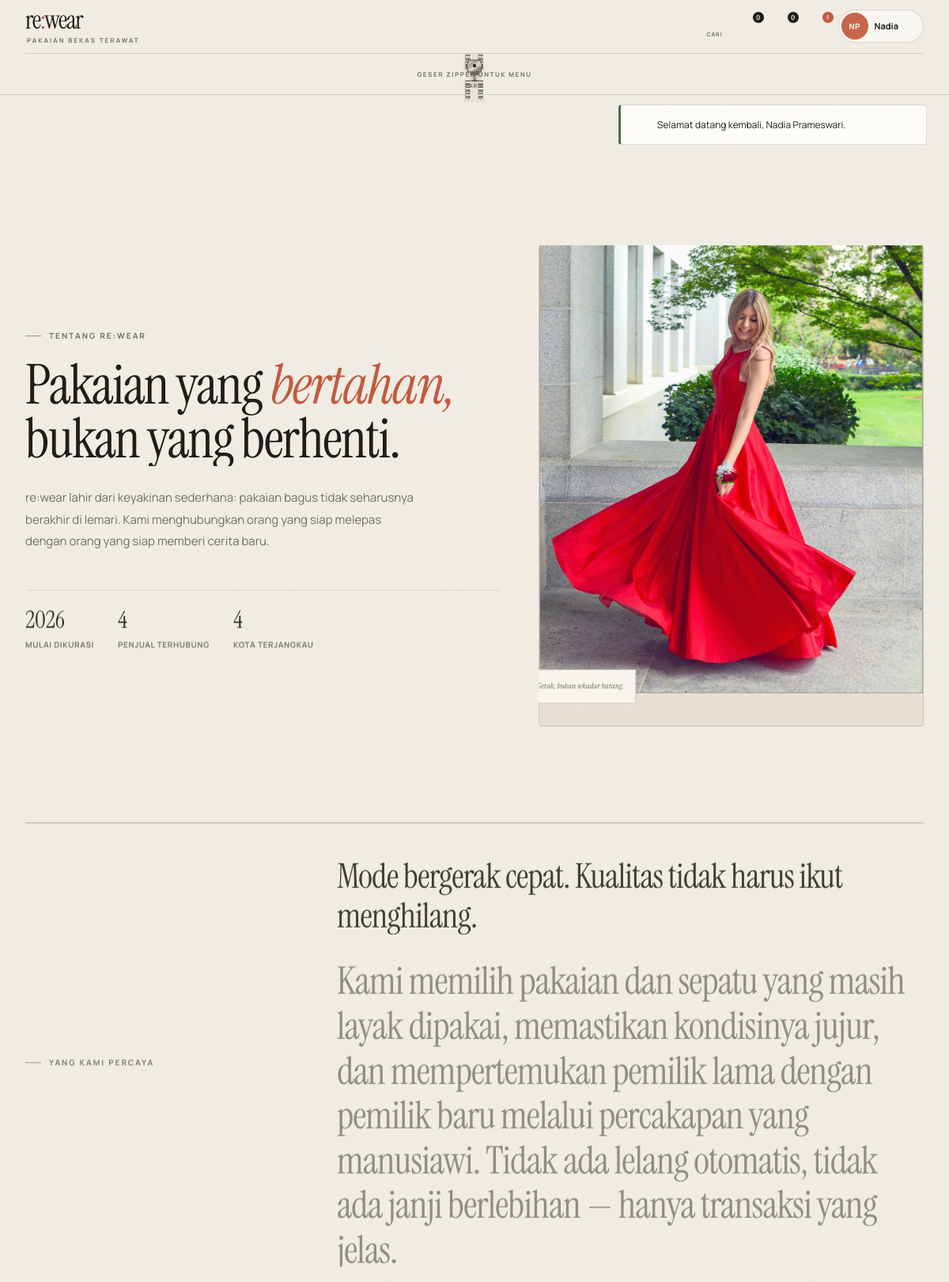
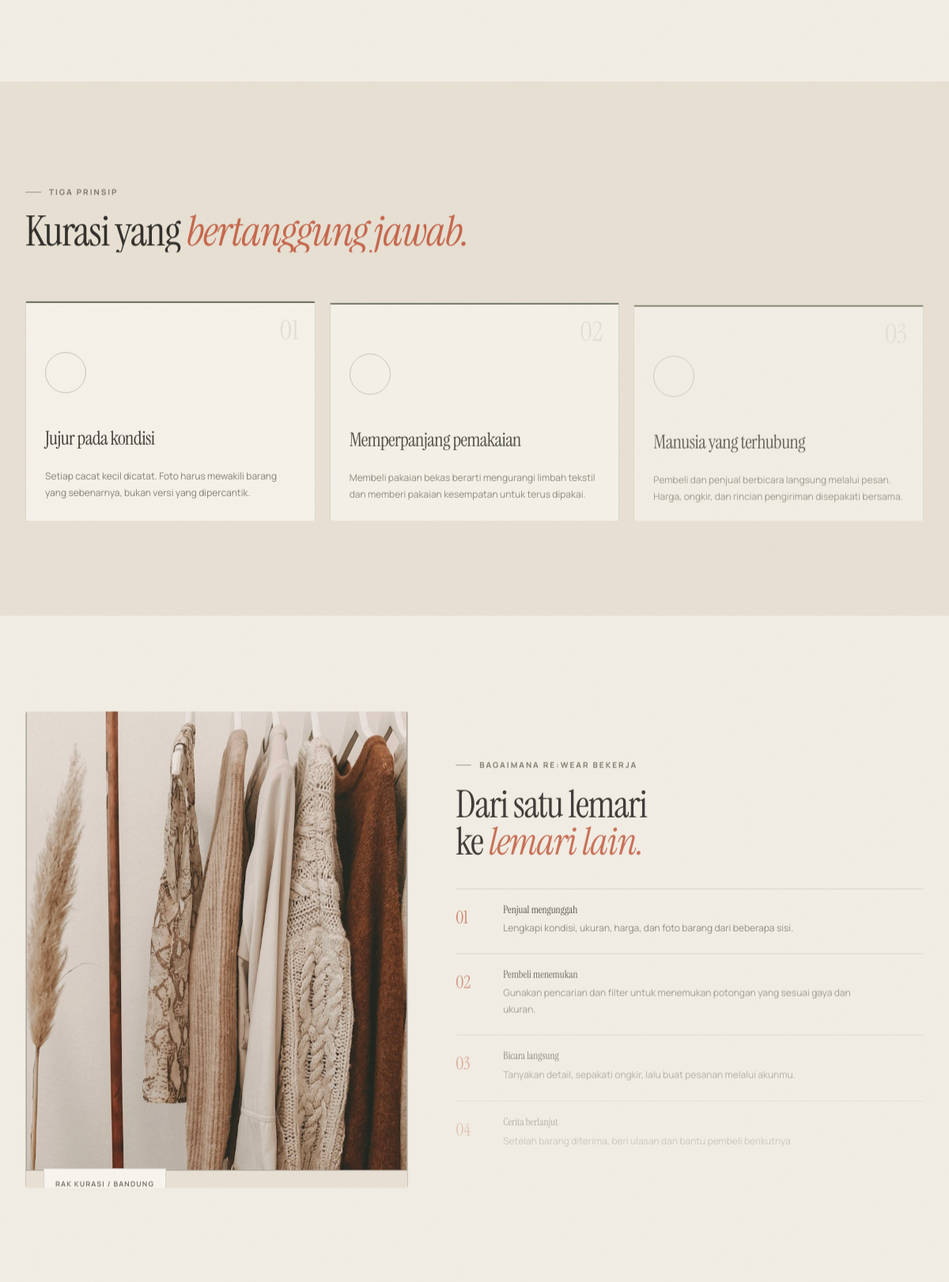
The app's page /tentang (signed in, upper part) with its own data (2 pictures, top to bottom).
### tables this page shows
CREATE TABLE users (
    id INTEGER PRIMARY KEY AUTOINCREMENT,
    name TEXT NOT NULL,
    username TEXT NOT NULL UNIQUE,
    email TEXT NOT NULL UNIQUE,
    password_hash TEXT NOT NULL,
    role TEXT NOT NULL DEFAULT 'pembeli' CHECK (role IN ('pembeli', 'penjual', 'admin')),
    phone TEXT,
    city TEXT,
    address TEXT,
    bio TEXT,
    status TEXT NOT NULL DEFAULT 'aktif' CHECK (status IN ('aktif', 'ditangguhkan')),
    created_at TEXT NOT NULL DEFAULT CURRENT_TIMESTAMP
);

### app/views/home/about.php (the view, shortened to what the rows shown need)
<?php
$liveStats = $liveStats ?? ['sellers' => 0, 'cities' => 0];
?>
<section class="about-hero section">
    <div class="container about-hero__grid">
        <div class="about-hero__copy">
            <span class="eyebrow" data-reveal>Tentang re:wear</span>
            <h1 data-reveal>Pakaian yang <em>bertahan,</em><br>bukan yang berhenti.</h1>
            <p class="about-hero__lead" data-reveal>re:wear lahir dari keyakinan sederhana: pakaian bagus tidak seharusnya berakhir di lemari. Kami menghubungkan orang yang siap melepas dengan orang yang siap memberi cerita baru.</p>
            <div class="about-hero__meta" data-reveal>
                <div><strong>2026</strong><span>mulai dikurasi</span></div>
                <div><strong><?= number_format((int) ($liveStats['sellers'] ?? 0), 0, ',', '.') ?></strong><span>penjual terhubung</span></div>
                <div><strong><?= number_format((int) ($liveStats['cities'] ?? 0), 0, ',', '.') ?></strong><span>kota terjangkau</span></div>
            </div>
        </div>
        <div class="about-hero__media" data-reveal>
            <img src="<?= asset('images/products/gaun-merah.jpg') ?>" alt="Gaun satin merah dengan gerakan kain yang lembut" loading="lazy">
            <span class="about-hero__caption">Gerak, bukan sekadar barang.</span>
        </div>
    </div>
</section>
<section class="about-manifesto section section--flush-top">
    <div class="container">
        <div class="about-manifesto__line" data-reveal></div>
        <div class="about-manifesto__grid">
            <span class="eyebrow" data-reveal>Yang kami percaya</span>
            <div class="about-manifesto__copy">
                <p data-reveal>Mode bergerak cepat. Kualitas tidak harus ikut menghilang.</p>
                <p class="about-manifesto__small" data-reveal>Kami memilih pakaian dan sepatu yang masih layak dipakai, memastikan kondisinya jujur, dan mempertemukan pemilik lama dengan pemilik baru melalui percakapan yang manusiawi. Tidak ada lelang otomatis, tidak ada janji berlebihan — hanya transaksi yang jelas.</p>
            </div>
        </div>
    </div>
</section>
<section class="about-values section" data-reveal-section>
    <div class="container">
        <header class="section-heading">
            <div>
                <span class="eyebrow" data-reveal>Tiga prinsip</span>
                <h2 data-reveal>Kurasi yang <em>bertanggung jawab.</em></h2>
            </div>
        </header>
        <div class="value-grid">
            <article class="value-card" data-reveal>
                <span class="value-card__number">01</span>
                <span class="value-card__icon"><?= icon('shield') ?></span>
                <h3>Jujur pada kondisi</h3>
                <p>Setiap cacat kecil dicatat. Foto harus mewakili barang yang sebenarnya, bukan versi yang dipercantik.</p>
            </article>
            <article class="value-card" data-reveal>
                <span class="value-card__number">02</span>
                <span class="value-card__icon"><?= icon('recycle') ?></span>
                <h3>Memperpanjang pemakaian</h3>
                <p>Membeli pakaian bekas berarti mengurangi limbah tekstil dan memberi pakaian kesempatan untuk terus dipakai.</p>
            </article>
            <article class="value-card" data-reveal>
                <span class="value-card__number">03</span>
                <span class="value-card__icon"><?= icon('chat') ?></span>
                <h3>Manusia yang terhubung</h3>
                <p>Pembeli dan penjual berbicara langsung melalui pesan. Harga, ongkir, dan rincian pengiriman disepakati bersama.</p>
            </article>
        </div>
    </div>
</section>
<section class="about-process section" data-reveal-section>
    <div class="container about-process__grid">
        <div class="about-process__media" data-reveal>
            <img src="<?= asset('images/products/rak-netral.jpg') ?>" alt="Pakaian warna netral tergantung rapi" loading="lazy">
            <span class="about-process__label">Rak kurasi / Bandung</span>
        </div>
        <div class="about-process__copy">
            <span class="eyebrow" data-reveal>Bagaimana re:wear bekerja</span>
            <h2 data-reveal>Dari satu lemari<br>ke <em>lemari lain.</em></h2>
            <ol class="about-steps">
                <li data-reveal><span>01</span><div><strong>Penjual mengunggah</strong><p>Lengkapi kondisi, ukuran, harga, dan foto barang dari beberapa sisi.</p></div></li>
                <li data-reveal><span>02</span><div><strong>Pembeli menemukan</strong><p>Gunakan pencarian dan filter untuk menemukan potongan yang sesuai gaya dan ukuran.</p></div></li>
                <li data-reveal><span>03</span><div><strong>Bicara langsung</strong><p>Tanyakan detail, sepakati ongkir, lalu buat pesanan melalui akunmu.</p></div></li>
                <li data-reveal><span>04</span><div><strong>Cerita berlanjut</strong><p>Setelah barang diterima, beri ulasan dan bantu pembeli berikutnya.</p></div></li>
            </ol>
        </div>
    </div>
</section>

### app/core/Router.php (shortened to what the rows shown need)
<?php
class Router
{
    private array $routes = [];
    private function add(string $httpMethod, string $path, string $controller, string $method): void
    {
        $normalized = '/' . trim($path, '/');
        $pattern = preg_replace('#\{([a-zA-Z_]+)\}#', '(?P<$1>[^/]+)', $normalized);
        $this->routes[] = [
            'http' => $httpMethod,
            'path' => $normalized,
            'pattern' => '#^' . $pattern . '/?$#',
            'controller' => $controller,
            'method' => $method,
        ];
    }
    public function dispatch(string $httpMethod, string $uri): void
    {
        $config = require dirname(__DIR__, 2) . '/config/config.php';
        $path = parse_url($uri, PHP_URL_PATH) ?: '/';
        $path = '/' . ltrim($path, '/');
        foreach ($this->routes as $route) {
            if (preg_match($route['pattern'], $path, $matches)) {
                $params = array_filter($matches, 'is_string', ARRAY_FILTER_USE_KEY);
                $method = $route['method'];
                $controller = new $controllerClass();
                $controller->$method(...array_values($params));
                return;
            }
        }
    }
}

### app/views/components/navbar.php (shortened to what the rows shown need)
<?php
$navUser = Auth::user();
$wishlistCount = $navUser && !Auth::isAdmin() ? (new WishlistModel())->count(Auth::id()) : 0;
$cartCount = count((array) Session::get('cart', []));
$notificationCount = $navUser ? (new NotificationModel())->unreadCount(Auth::id()) : 0;
?>
<header class="site-header" data-navbar>
    <div class="navbar-shell">
        <div class="navbar-top">
            <a class="brand" href="<?= url('/') ?>" aria-label="re:wear — Beranda">
                <span class="brand__word">re<span class="brand__colon">:</span>wear</span>
                <span class="brand__note">pakaian bekas terawat</span>
            </a>
            <div class="nav-utilities">
                <button type="button" class="nav-icon-button nav-search-button" data-search-open aria-label="Buka pencarian">
                    <?= icon('search') ?>
                    <span class="nav-icon-label">Cari</span>
                </button>
                <a class="nav-icon-button" href="<?= $navUser ? url('/favorit') : url('/masuk?next=' . urlencode('/favorit')) ?>" aria-label="Favorit">
                    <?= icon('heart') ?>
                    <span class="nav-count" data-wishlist-count><?= $wishlistCount ?></span>
                </a>
                <a class="nav-icon-button" href="<?= $navUser ? url('/keranjang') : url('/masuk?next=' . urlencode('/keranjang')) ?>" aria-label="Keranjang">
                    <?= icon('bag') ?>
                    <span class="nav-count" data-cart-count><?= $cartCount ?></span>
                </a>
                <?php if ($navUser): ?>
                    <details class="nav-popover">
                        <summary class="nav-icon-button" aria-label="Notifikasi">
                            <?= icon('bell') ?>
                            <?php if ($notificationCount > 0): ?>
                                <span class="nav-count nav-count--alert"><?= $notificationCount ?></span>
                            <?php endif; ?>
                        </summary>
                    </details>
                <?php endif; ?>
                <?php if ($navUser): ?>
                    <details class="nav-popover nav-popover--profile">
                        <summary class="nav-profile-button" aria-label="Menu akun">
                            <span class="avatar avatar--sm" style="--avatar-color: <?= e(avatar_color($navUser['name'])) ?>"><?= e(initials($navUser['name'])) ?></span>
                            <span class="nav-profile-button__name"><?= e(explode(' ', $navUser['name'])[0]) ?></span>
                            <?= icon('chevron-down') ?>
                        </summary>
                    </details>
                <?php else: ?>
                    <a href="<?= url('/masuk') ?>" class="nav-login-link">Masuk</a>
                    <a href="<?= url('/daftar') ?>" class="button button--dark button--sm nav-register">Daftar</a>
                <?php endif; ?>
            </div>
        </div>
        <div class="navbar-zip" data-navbar-zip>
            <div class="zipper" data-zipper>
                <button type="button" class="zipper__slider" data-zipper-slider aria-expanded="false" aria-controls="nav-drawer" aria-label="Tarik zipper untuk membuka navigasi">
                    <span class="zipper__pull">
                    </span>
                    <span class="zipper__slider-label">Tarik</span>
                </button>
                <span class="zipper__hint" data-zipper-hint>GESER ZIPPER UNTUK MENU</span>
            </div>
        </div>
    </div>
</header>

### records on screen
users: role "0", id "1", name "NP", name "Nadia"

### other values on screen
$flash['message'] "Selamat datang kembali, Nadia Prameswari."
